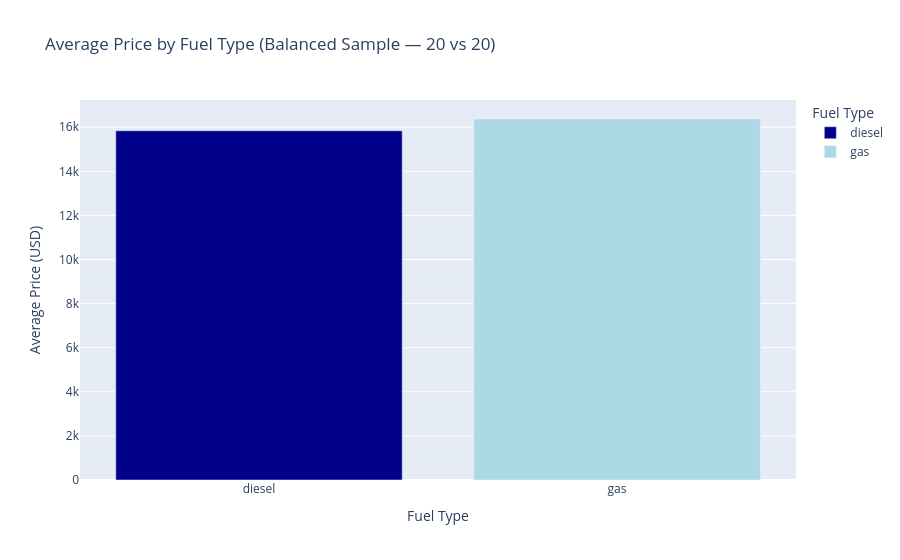

The notebook cell saved with this chart:
### Markdown cell above
### Note — Balanced Sampling
The original bar chart above is based on an imbalanced dataset (185 gas vs 20 diesel cars) 
and should be interpreted with caution. To create a fairer comparison, we use balanced 
sampling by randomly selecting 20 gas cars (random_state=42 ensures reproducibility) 
to match the 20 diesel cars available in the dataset.

### Code cell
gas_sample = df[df['fueltype'] == 'gas']['price'].sample(n=20, random_state=42)
diesel_sample = df[df['fueltype'] == 'diesel']['price']

balanced_df = pd.DataFrame({
    'price': pd.concat([diesel_sample, gas_sample]),
    'fueltype': ['diesel'] * 20 + ['gas'] * 20
})

avg_price_fuel_balanced = balanced_df.groupby('fueltype')['price'].mean().reset_index()

fig = px.bar(avg_price_fuel_balanced, x='fueltype', y='price',
             title='Average Price by Fuel Type (Balanced Sample — 20 vs 20)',
             labels={'fueltype': 'Fuel Type', 'price': 'Average Price (USD)'},
             color='fueltype',
             color_discrete_map={'gas': 'lightblue', 'diesel': 'darkblue'})
fig.show()

### Figure 1 — Plotly figure (JSON) as saved in the notebook; plotly's stock layout.template omitted (floating-point values rounded to 4 significant figures)
{"data": [{"alignmentgroup": "True", "hovertemplate": "Fuel Type=%{x}<br>Average Price (USD)=%{y}<extra></extra>", "legendgroup": "diesel", "marker": {"color": "darkblue", "pattern": {"shape": ""}}, "name": "diesel", "offsetgroup": "diesel", "orientation": "v", "showlegend": true, "textposition": "auto", "type": "bar", "x": ["diesel"], "xaxis": "x", "y": [15840.0], "yaxis": "y"}, {"alignmentgroup": "True", "hovertemplate": "Fuel Type=%{x}<br>Average Price (USD)=%{y}<extra></extra>", "legendgroup": "gas", "marker": {"color": "lightblue", "pattern": {"shape": ""}}, "name": "gas", "offsetgroup": "gas", "orientation": "v", "showlegend": true, "textposition": "auto", "type": "bar", "x": ["gas"], "xaxis": "x", "y": [16370.0], "yaxis": "y"}], "layout": {"barmode": "relative", "legend": {"title": {"text": "Fuel Type"}, "tracegroupgap": 0}, "title": {"text": "Average Price by Fuel Type (Balanced Sample — 20 vs 20)"}, "xaxis": {"anchor": "y", "categoryarray": ["diesel", "gas"], "categoryorder": "array", "domain": [0, 1], "title": {"text": "Fuel Type"}}, "yaxis": {"anchor": "x", "domain": [0, 1], "title": {"text": "Average Price (USD)"}}}}
